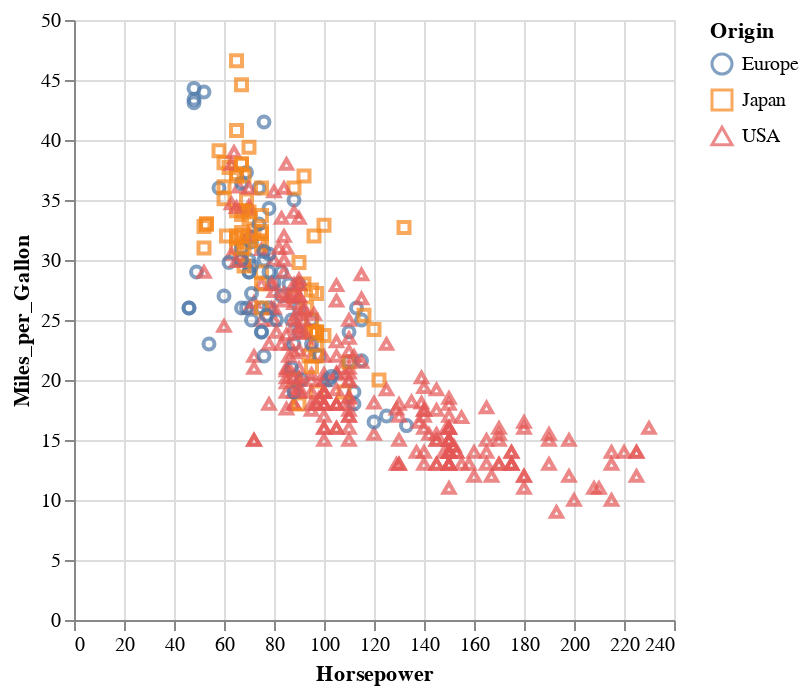

Notebook cell for this chart:
### Markdown cell above
This is the graph it's referencing above ☝🏽

### Code cell
cars = vega_data.cars()

alt.Chart(cars).mark_point().encode(
    x='Horsepower',
    y='Miles_per_Gallon',
    color='Origin',
    shape='Origin'
)

### Figure 1 — Vega-Lite specification as saved in the notebook (floating-point values rounded to 4 significant figures; data arrays with more than 128 entries replaced by an {"elided": "..."} marker saying what was removed)
{"config": {"view": {"continuousWidth": 300, "continuousHeight": 300}}, "data": {"name": "data-583e73726c1545c56c203344161a975c"}, "mark": {"type": "point"}, "encoding": {"color": {"field": "Origin", "type": "nominal"}, "shape": {"field": "Origin", "type": "nominal"}, "x": {"field": "Horsepower", "type": "quantitative"}, "y": {"field": "Miles_per_Gallon", "type": "quantitative"}}, "$schema": "https://vega.github.io/schema/vega-lite/v5.20.1.json", "datasets": {"data-583e73726c1545c56c203344161a975c": {"elided": "406 records"}}}
